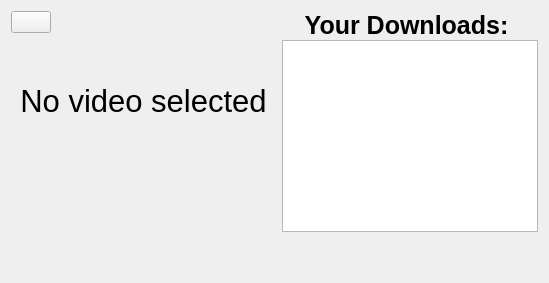
      <widget class="QWidget" name="page_downloads">
       <layout class="QHBoxLayout" name="horizontalLayout_2" stretch="1,1">
        <item>
         <layout class="QVBoxLayout" name="verticalLayout_3" stretch="0,1">
          <item>
           <layout class="QHBoxLayout" name="horizontalLayout_4">
            <item>
             <widget class="QPushButton" name="BackHome_Downloads">
              <property name="text">
               <string/>
              </property>
              <property name="icon">
               <iconset resource="../resource_files/icons.qrc">
                <normaloff>:/icons/back.png</normaloff>:/icons/back.png</iconset>
              </property>
              <property name="iconSize">
               <size>
                <width>22</width>
                <height>22</height>
               </size>
              </property>
             </widget>
            </item>
            <item>
             <spacer name="horizontalSpacer_5">
              <property name="orientation">
               <enum>Qt::Orientation::Horizontal</enum>
              </property>
              <property name="sizeHint" stdset="0">
               <size>
                <width>40</width>
                <height>20</height>
               </size>
              </property>
             </spacer>
            </item>
           </layout>
          </item>
          <item>
           <widget class="QWidget" name="Downloads_info" native="true">
            <layout class="QVBoxLayout" name="verticalLayout_8">
             <item>
              <widget class="QLabel" name="Thumbnail_placeholder">
               <property name="font">
                <font>
                 <pointsize>23</pointsize>
                </font>
               </property>
               <property name="text">
                <string>No video selected</string>
               </property>
               <property name="alignment">
                <set>Qt::AlignmentFlag::AlignCenter</set>
               </property>
              </widget>
             </item>
             <item>
              <widget class="QLabel" name="info_downloaded">
               <property name="font">
                <font>
                 <pointsize>13</pointsize>
                </font>
               </property>
               <property name="text">
                <string/>
               </property>
              </widget>
             </item>
            </layout>
           </widget>
          </item>
         </layout>
        </item>
        <item>
         <layout class="QVBoxLayout" name="verticalLayout_4" stretch="1">
          <item>
           <layout class="QVBoxLayout" name="verticalLayout_5">
            <property name="spacing">
             <number>0</number>
            </property>
            <item>
             <layout class="QHBoxLayout" name="horizontalLayout_3">
              <item>
               <widget class="QLabel" name="label_13">
                <property name="font">
                 <font>
                  <pointsize>19</pointsize>
                  <bold>true</bold>
                 </font>
                </property>
                <property name="layoutDirection">
                 <enum>Qt::LayoutDirection::LeftToRight</enum>
                </property>
                <property name="text">
                 <string>Your Downloads: </string>
                </property>
                <property name="alignment">
                 <set>Qt::AlignmentFlag::AlignCenter</set>
                </property>
               </widget>
              </item>
             </layout>
            </item>
            <item>
             <widget class="QListWidget" name="downloadHistory_lw"/>
            </item>
            <item>
             <spacer name="verticalSpacer_5">
              <property name="orientation">
               <enum>Qt::Orientation::Vertical</enum>
              </property>
              <property name="sizeHint" stdset="0">
               <size>
                <width>20</width>
                <height>40</height>
               </size>
              </property>
             </spacer>
            </item>
           </layout>
          </item>
         </layout>
        </item>
       </layout>
      </widget>
